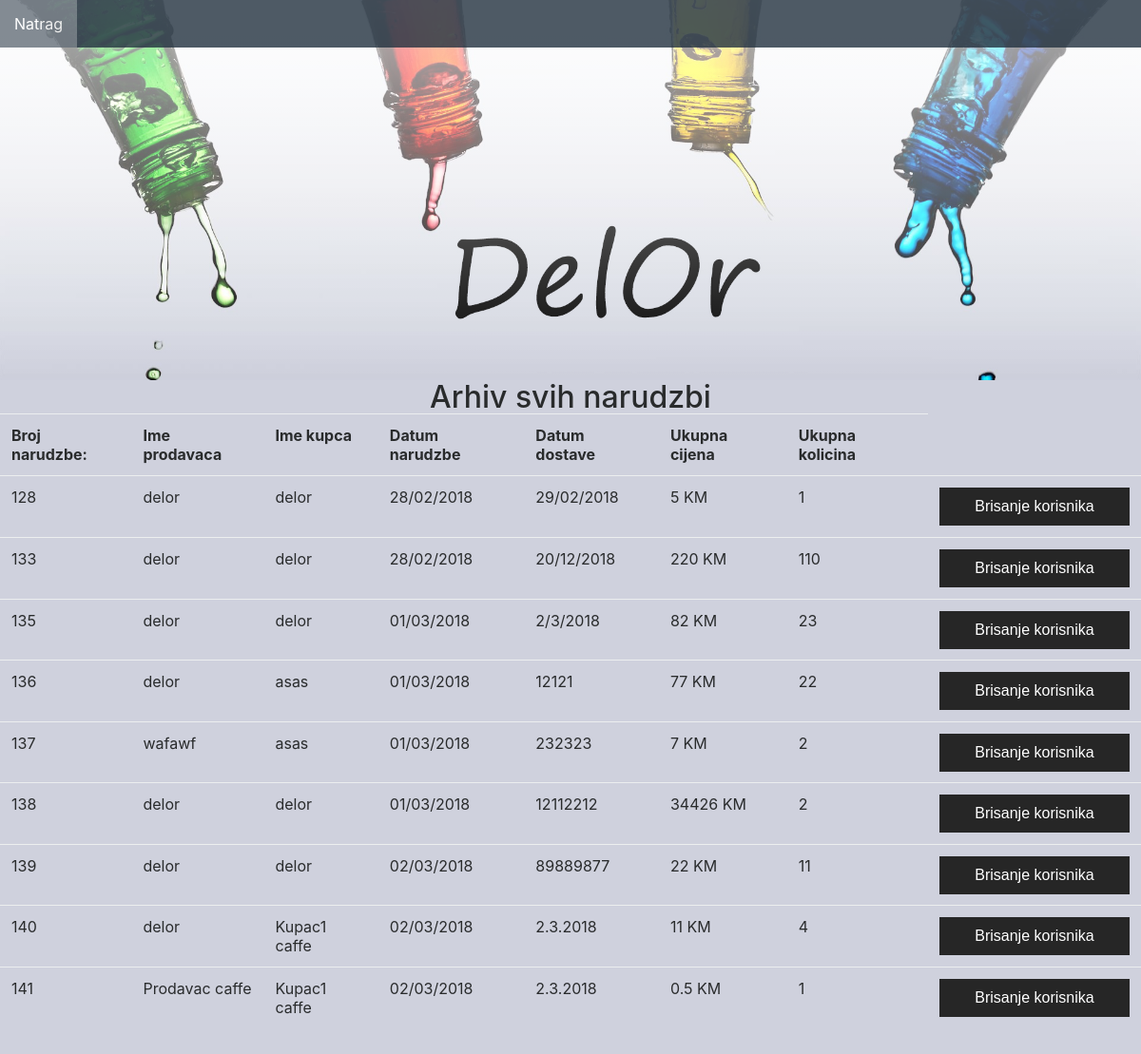
Page /public/Admin/arhiv.php on the committed database.
### tables this page shows
CREATE TABLE `arhiv` (
  `id_arhiv` int(11) NOT NULL,
  `ime_firme_kupca` varchar(150) NOT NULL,
  `ime_firme_prodavaca` varchar(150) NOT NULL,
  `id_kupca` int(11) NOT NULL,
  `id_prodavaca` int(11) NOT NULL,
  `id_artikla` int(11) NOT NULL,
  `naziv` varchar(150) NOT NULL,
  `cijena` double NOT NULL,
  `kolicina_artikla` int(11) NOT NULL,
  `ukupna_cijena` double NOT NULL,
  `ukupna_kolicina` int(11) NOT NULL,
  `datum_narudzbe` varchar(150) NOT NULL,
  `datum_dostave` varchar(150) NOT NULL,
  `vrijeme` varchar(150) NOT NULL,
  `id_narudzbe` int(11) NOT NULL
);

### public/Admin/arhiv.php (the view, shortened to what this page needs)
<?php
require 'db.php';
$query1 = "SELECT * FROM arhiv ORDER BY id_narudzbe ";
$result1 = mysqli_query($mysqli, $query1);
?>
<!DOCTYPE>
<html>
<head>
	<link rel="stylesheet" type="text/css" media="all" href="../../src/css/bootstrap.min.css">
	<link rel="stylesheet" type="text/css" media="all" href="../../src/css/urediprofil_a.css">
</head>
<body>
<nav id="myNavbar" class="navbar fixed-top navbar-toggleable-md navbar-light bg-faded">
		  <div class="collapse navbar-collapse" id="navbarResponsive">
		    <ul class="navbar-nav ml-center">
	          <li class="nav-item option"><a class="nav-link" href="pocetna_admin.php">Natrag</a></li>
		    </ul>
		  </div>
		</nav>
	<div class="container-fluid">
		<div id="zaglavlje" class="row">
			<div id="iscezavanjek">
			</div>
		</div>
		<div id="ostatak">
			<div class="row boja">
            <h2 style="width: 100%; margin: auto 0; text-align: center;">Arhiv svih narudzbi</h2><br>
            <table class="table" width="100%">
						<tbody>
							<tr>
                            <th>Broj narudzbe:</th>
								<th>Ime prodavaca</th>
								<th>Ime kupca</th>
								<th>Datum narudzbe</th>
								<th>Datum dostave</th>
								<th>Ukupna cijena </th>
                                <th>Ukupna kolicina</th>
							</tr>
                            <?php while($value = mysqli_fetch_array($result1)):;?>
							<tr>
                               <?php if($_SESSION['idnarudzbe']!=$value["id_narudzbe"]){ ?>
                                <form method="post" action="arhiv.php">
								<td><input type="hidden" name="id_narudzbe" value=" <?php echo $value["id_narudzbe"];?> "><?php echo $value["id_narudzbe"];  $_SESSION['idnarudzbe']= $value["id_narudzbe"];?></td>
								<td><?php echo $value["ime_firme_prodavaca"]; ?></td>
								<td><?php echo $value["ime_firme_kupca"]; ?></td>
								<td><?php echo $value["datum_narudzbe"]; ?></td>
                                <td><?php echo $value["datum_dostave"]; ?></td>
                                <td><?php echo $value["ukupna_cijena"]; ?> KM</td>
                                <td><?php echo $value["ukupna_kolicina"]; ?></td>
                                <td><input type="submit"  value="Brisanje korisnika" name="drop"></td>
                                </form>
                               <?php } ?>
							</tr>
						<?php endwhile;?>
				</table>
			</div>
			</div>
</body>
</html>

### src/css/urediprofil_a.css (style rules this page uses)
html, body { margin: 0; padding: 0; background-color: rgb(207,209,221); }
.container-fluid { margin: 0!important; padding: 0!important; width: 100%; }
.row { margin: 0!important; }
#myNavbar { min-height: 50px; background: #22313f !important; opacity: 0.8; padding: 0!important; transition: .5s ease; }
#navbarResponsive > ul { min-height: 50px; }
.nav-link { color: #FFF!important; cursor: pointer; text-align: center; line-height: 50px; padding: 0 15px !important; }
#zaglavlje { height: 50vh; width: 100%; background: url('../img/pice7.jpg'); background-size: cover; background-repeat: no-repeat; background-position: 50% 80%; }
#iscezavanjek { height: 100%; width: 100%; background-image: linear-gradient(to top, transparent 0%, white 100%); }
#ostatak { height:100%; width: 100%; }
.table input[type="submit"] { border: none; outline: none; height: 40px; width: 200px; color: #fff; background: #262626; cursor: pointer; }

### rows in the picture
arhiv: id_narudzbe "128", ime_firme_prodavaca "delor", ime_firme_kupca "delor", datum_narudzbe "28/02/2018", datum_dostave "29/02/2018", ukupna_cijena "5", ukupna_kolicina "1"
arhiv: id_narudzbe "133", ime_firme_prodavaca "delor", ime_firme_kupca "delor", datum_narudzbe "28/02/2018", datum_dostave "20/12/2018", ukupna_cijena "220", ukupna_kolicina "110"
arhiv: id_narudzbe "135", ime_firme_prodavaca "delor", ime_firme_kupca "delor", datum_narudzbe "01/03/2018", datum_dostave "2/3/2018", ukupna_cijena "82", ukupna_kolicina "23"
arhiv: id_narudzbe "136", ime_firme_prodavaca "delor", ime_firme_kupca "asas", datum_narudzbe "01/03/2018", datum_dostave "12121", ukupna_cijena "77", ukupna_kolicina "22"
arhiv: id_narudzbe "137", ime_firme_prodavaca "wafawf", ime_firme_kupca "asas", datum_narudzbe "01/03/2018", datum_dostave "232323", ukupna_cijena "7", ukupna_kolicina "2"
arhiv: id_narudzbe "138", ime_firme_prodavaca "delor", ime_firme_kupca "delor", datum_narudzbe "01/03/2018", datum_dostave "12112212", ukupna_cijena "34426", ukupna_kolicina "2"
arhiv: id_narudzbe "139", ime_firme_prodavaca "delor", ime_firme_kupca "delor", datum_narudzbe "02/03/2018", datum_dostave "89889877", ukupna_cijena "22", ukupna_kolicina "11"
arhiv: id_narudzbe "140", ime_firme_prodavaca "delor", ime_firme_kupca "Kupac1 caffe", datum_narudzbe "02/03/2018", datum_dostave "2.3.2018", ukupna_cijena "11", ukupna_kolicina "4"
arhiv: id_narudzbe "141", ime_firme_prodavaca "Prodavac caffe", ime_firme_kupca "Kupac1 caffe", datum_narudzbe "02/03/2018", datum_dostave "2.3.2018", ukupna_cijena "0.5", ukupna_kolicina "1"
